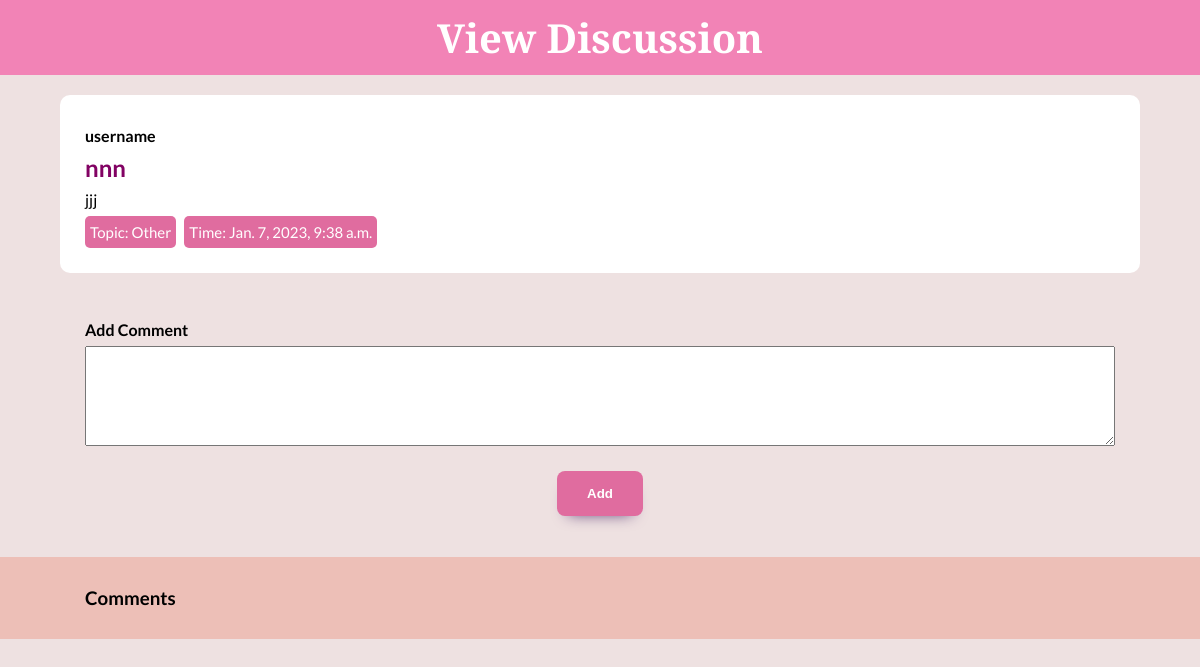
/discussion/view/2, run on the app's committed database.
### api/models.py (models this page shows, shortened)
class DiscussionModel(models.Model):
    TOPICS = (
    ('Mental Wellbeing', 'Mental Wellbeing'),
    ('Physical Health', 'Physical Health'),
    ('Childcare', 'Childcare'),
    ('Other', 'Other')
    )
    user = models.ForeignKey(User, on_delete=models.CASCADE, null=True)
    title = models.CharField(max_length=200,null=True)
    topic= models.CharField(max_length=300, choices=TOPICS, default='Other')
    description = models.CharField(max_length=1000,blank=True)
    date_created=models.DateTimeField(auto_now_add=True,null=True)

### api/views.py (the view)
# urls.py: path('discussion/view/<int:pk>', view_discussion, name="view_discussion")
def view_discussion(request, pk):
    discussion = DiscussionModel.objects.get(id=pk)
    comments = CommentModel.objects.filter(discussion=discussion)
    form = AddComment()
    context = {
        'discussion': discussion,
        'form' : form,
        'comments' : comments
    }
    if request.method == 'POST':
        form = AddComment(request.POST)
        if form.is_valid():
            instance = form.save(commit=False)
            instance.user = request.user
            instance.discussion = discussion
            instance.save()
            form = AddComment()
    else:
        form = AddComment()
    return render(request, 'discussions/view_discussion.html', context)

### api/forms.py
class AddComment(ModelForm):
    class Meta:
        model = CommentModel
        fields = ['comment']

### frontend/templates/discussions/view_discussion.html (shortened to what this page needs)
<!DOCTYPE html>
<html lang="en" dir="ltr">
  <head>
    {% load static %}
    <link
      rel="stylesheet"
      type="text/css"
      href="{% static 'css/discussion.css' %}"
    />
  </head>
  <body>
    <div class="header">View Discussion</div>
    <div class="post">
      <b>{{discussion.user}}</b>
      <h2>{{discussion.title}}</h2>
      {{discussion.description}}
      <div>
        <div class="topic">Topic: {{discussion.topic}}</div>
        <div class="topic">Time: {{discussion.date_created}}</div>
      </div>
    </div>
    <div class="post transparent">
      <form method="POST">
        <b>Add Comment</b>
        {% for field in form %} {{ field }} {% endfor %}
        <button type="submit" class="submit">Add</button>
      </form>
    </div>
    <div class="comments">
      <div class="post transparent">
        <h3>Comments</h3>
      </div>
    </div>
  </body>
</html>

### frontend/static/css/discussion.css (style rules this page uses)
* { margin: 0; padding: 0; box-sizing: border-box; }
body { background-color: #eee1e1; align-items: center; justify-content: center; }
.header { width: 100%; padding: 10px; margin-bottom: 20px; background-color: #F283B6; color: #fff; font-family: Crimson Text; font-size: 2.5em; font-weight: 600; text-align: center; }
.submit { border: none; padding: 15px 30px; border-radius: 8px; display: block; margin: auto; margin-top: 15px; background: #E06C9F; color: #fff; font-weight: bold; -webkit-box-shadow: 0px 9px 15px -11px rgba(88, 54, 114, 1); -moz-box-shadow: 0px 9px 15px -11px rgba(88, 54, 114, 1); box-shadow: 0px 9px 15px -11px rgba(88, 54, 114, 1); }
.post { width: 90%; background-color: #fff; color: #000; border-radius: 10px; margin: 1em auto; padding: 25px; font-family: Lato; display:block; line-height: 2em; }
.post.transparent { background-color: transparent; }
.post h2 { color: #820263; }
.topic { color: #fff; background-color: #E06C9F; font-size: 15px; border-radius: 5px; display: inline-flex; margin-right: 5px; padding: 0px 5px; }
.comments { width: 100%; background-color: #EDBFB7; }
.comments .post { margin-bottom: 0px; }
textarea { width: 100%; height: 100px; }

### data on the page
DiscussionModel: user "username", title "nnn", description "jjj", topic "Other", date_created "Jan. 7, 2023, 9:38 a.m."
